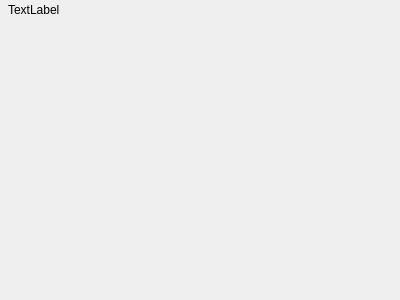
<?xml version="1.0" encoding="UTF-8"?>
<ui version="4.0">
 <class>MFlowIfWidget</class>
 <widget class="QWidget" name="MFlowIfWidget">
  <property name="geometry">
   <rect>
    <x>0</x>
    <y>0</y>
    <width>400</width>
    <height>300</height>
   </rect>
  </property>
  <property name="windowTitle">
   <string>Form</string>
  </property>
  <layout class="QVBoxLayout" name="verticalLayout">
   <property name="spacing">
    <number>3</number>
   </property>
   <property name="leftMargin">
    <number>2</number>
   </property>
   <property name="topMargin">
    <number>0</number>
   </property>
   <property name="rightMargin">
    <number>2</number>
   </property>
   <property name="bottomMargin">
    <number>1</number>
   </property>
   <item>
    <spacer name="verticalSpacer">
     <property name="orientation">
      <enum>Qt::Vertical</enum>
     </property>
     <property name="sizeType">
      <enum>QSizePolicy::Fixed</enum>
     </property>
     <property name="sizeHint" stdset="0">
      <size>
       <width>20</width>
       <height>0</height>
      </size>
     </property>
    </spacer>
   </item>
   <item>
    <widget class="QWidget" name="topWidget" native="true">
     <property name="minimumSize">
      <size>
       <width>0</width>
       <height>20</height>
      </size>
     </property>
     <property name="maximumSize">
      <size>
       <width>16777215</width>
       <height>20</height>
      </size>
     </property>
     <layout class="QHBoxLayout" name="horizontalLayout">
      <property name="spacing">
       <number>2</number>
      </property>
      <property name="leftMargin">
       <number>6</number>
      </property>
      <property name="topMargin">
       <number>0</number>
      </property>
      <property name="rightMargin">
       <number>6</number>
      </property>
      <property name="bottomMargin">
       <number>0</number>
      </property>
      <item>
       <widget class="QLabel" name="titleLabel">
        <property name="minimumSize">
         <size>
          <width>0</width>
          <height>0</height>
         </size>
        </property>
        <property name="maximumSize">
         <size>
          <width>16777215</width>
          <height>16777215</height>
         </size>
        </property>
        <property name="text">
         <string>TextLabel</string>
        </property>
       </widget>
      </item>
     </layout>
    </widget>
   </item>
   <item>
    <spacer name="verticalSpacer_2">
     <property name="orientation">
      <enum>Qt::Vertical</enum>
     </property>
     <property name="sizeType">
      <enum>QSizePolicy::Fixed</enum>
     </property>
     <property name="sizeHint" stdset="0">
      <size>
       <width>20</width>
       <height>0</height>
      </size>
     </property>
    </spacer>
   </item>
   <item>
    <widget class="QWidget" name="bottomWidget" native="true">
     <property name="minimumSize">
      <size>
       <width>0</width>
       <height>20</height>
      </size>
     </property>
    </widget>
   </item>
   <item>
    <spacer name="verticalSpacer_3">
     <property name="orientation">
      <enum>Qt::Vertical</enum>
     </property>
     <property name="sizeType">
      <enum>QSizePolicy::Fixed</enum>
     </property>
     <property name="sizeHint" stdset="0">
      <size>
       <width>20</width>
       <height>0</height>
      </size>
     </property>
    </spacer>
   </item>
  </layout>
 </widget>
 <resources/>
 <connections/>
</ui>
